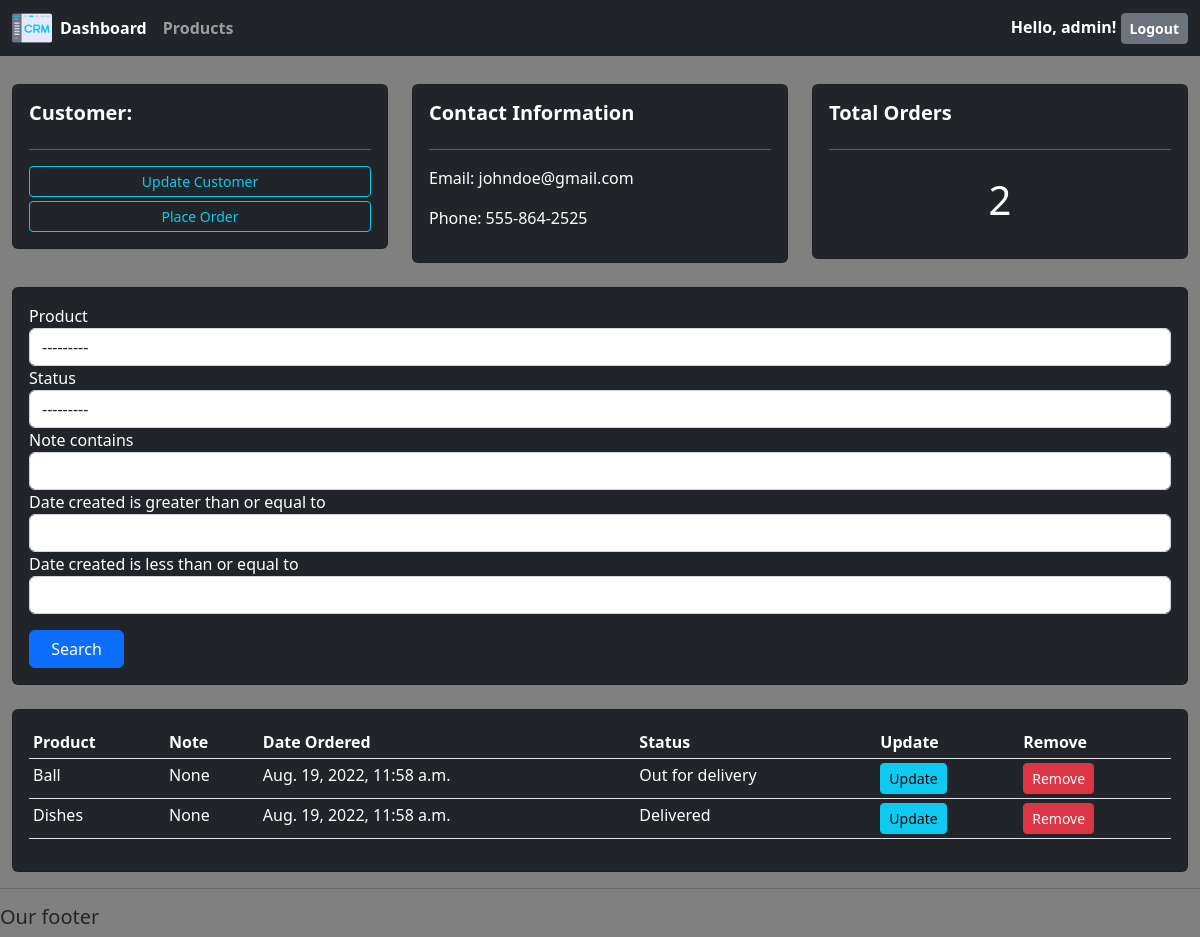
The app's page /customer/1/ (signed in) with its own data.
### accounts/models.py (models this page shows, shortened)
class Customer(models.Model):
    user = models.OneToOneField(User, null=True, blank=True, on_delete=models.CASCADE)
    name = models.CharField(max_length=200, null=True)
    phone = models.CharField(max_length=200, null=True)
    email = models.CharField(max_length=200, null=True)
    profile_pic = models.ImageField(default="profile.jpg", upload_to="profile_pics/", null=True, blank=True)
    date_created = models.DateTimeField(auto_now_add=True, null=True)

class Order(models.Model):
    STATUS = (
        ("Pending", "Pending"),
        ("Out for delivery", "Out for delivery"),
        ("Delivered", "Delivered")
    )
    customer = models.ForeignKey(Customer, on_delete=models.SET_NULL, null=True)
    product = models.ForeignKey(Product, on_delete=models.SET_NULL, null=True)
    date_created = models.DateTimeField(auto_now_add=True, null=True)
    status = models.CharField(max_length=200, null=True, choices=STATUS)
    note = models.CharField(max_length=200, null=True)

class Product(models.Model):
    CATEGORY = (
        ("Indoor", "Indoor"),
        ("Out Door", "Out Door"),
    )
    name = models.CharField(max_length=200, null=True)
    price = models.FloatField(null=True)
    category = models.CharField(max_length=200, null=True, choices=CATEGORY)
    description = models.CharField(max_length=200, null=True, blank=True)
    date_created = models.DateTimeField(auto_now_add=True, null=True)
    tag = models.ManyToManyField(Tag)
    def __str__(self):
        return self.name

### accounts/decorators.py (the view)
        def wrapper_func(request, *args, **kwargs):
            group = None
            if request.user.groups.exists():
                group = request.user.groups.all()[0].name
                print(group)
            if group in allowed_roles:
                print("Working:", allowed_roles)
                return view_func(request, *args, **kwargs)
            else:
                return HttpResponse("<h1>You are not authorized to view this page !!!</h1>")

### accounts/views.py (called while the page is built)
@login_required(login_url="login")
@allowed_users(allowed_roles=["admin"])
def get_customer_data(request, pk):
    customer = get_object_or_404(Customer, id=pk)
    orders = customer.order_set.all()
    order_count = orders.count()
    myfilter = OrderFilter(request.GET, queryset=orders)
    orders = myfilter.qs
    context = {
        "title": "Customer Data",
        "customer": customer,
        'orders': orders,
        "order_count": order_count,
        "myfilter": myfilter
    }
    return render(request, "accounts/customer.html", context)

### accounts/templates/accounts/customer.html
{% extends 'base.html' %}
{% load crispy_forms_tags %}
{% block content %}
<br>
<div class="row">
    <div class="col-md">
        <div class="card card-body bg-dark text-white">
            <h5><b>Customer:</b></h5>
            <hr>
            <a class="btn btn-outline-info  btn-sm btn-block mb-1" href="{% url 'customer' customer.id %}">Update
                Customer</a>
            <a class="btn btn-outline-info  btn-sm btn-block" href="{% url 'create_order' customer.id %}">Place
                Order</a>
        </div>
    </div>
    <div class="col-md">
        <div class="card card-body bg-dark text-white">
            <h5><b>Contact Information</b></h5>
            <hr>
            <p>Email: {{ customer.email }}</p>
            <p>Phone: {{ customer.phone }}</p>
        </div>
    </div>
    <div class="col-md">
        <div class="card card-body bg-dark text-white">
            <h5><b>Total Orders</b></h5>
            <hr>
            <h1 style="text-align: center;padding: 10px">{{ order_count }}</h1>
        </div>
    </div>
</div>
<br>
<div class="row">
    <div class="col">
        <div class="card card-body bg-dark text-white">
            <form method="get">
                {{ myfilter.form|crispy }}
                <button class="btn btn-primary mt-3 col-1" type="submit">Search</button>
            </form>
        </div>
    </div>
</div>
<br>
<div class="row">
    <div class="col-md">
        <div class="card card-body bg-dark">
            <table class="table table-sm text-white">
                <tr>
                    <th>Product</th>
                    <th>Note</th>
                    <th>Date Ordered</th>
                    <th>Status</th>
                    <th>Update</th>
                    <th>Remove</th>
                </tr>
                {% for order in orders %}
                <tr>
                    <td>{{ order.product.name }}</td>
                    <td>{{ order.note }}</td>
                    <td>{{ order.date_created }}</td>
                    <td>{{ order.status }}</td>
                    <td><a class="btn btn-sm btn-info" href="{% url 'customer' customer.id %}">Update</a></td>
                    <td><a class="btn btn-sm btn-danger" href="{% url 'customer' customer.id %}">Remove</a></td>
                </tr>
                {% endfor %}
            </table>
        </div>
    </div>
</div>
{% endblock content %}

### templates/components/_navbar.html (shortened to what this page needs)
{% load static %}
<nav class="navbar navbar-expand-lg navbar-dark bg-dark fixed-top position-sticky">
    <div class="container-fluid">
        <a class="ml-2" href="{% url 'home' %}">
            <img src="{% static 'accounts/img/logo1.png' %}" width="40">
        </a>
        <div class="collapse navbar-collapse" id="navbarNav">
            <ul class="navbar-nav">
                {% if request.user.is_staff %}
                <li class="nav-item">
                    <a class="nav-link active" aria-current="page" href="{% url 'home' %}"><b>Dashboard</b></a>
                </li>
                <li class="nav-item">
                    <a class="nav-link" href="{% url 'products' %}"><b>Products</b></a>
                </li>
                {% else %}
                <li class="nav-item">
                    <a class="nav-link" href="{% url 'account' %}"><b>Profile</b></a>
                </li>
                {% endif %}
            </ul>
        </div>
        <div>
            <span style="color:#fff"><b>Hello, {{ request.user }}!</b></span>
            <span><a class="hello-msg btn btn-sm btn-secondary" href="{% url 'logout' %}"><b>Logout</b></a></span>
        </div>
    </div>
</nav>

### accounts/static/accounts/css/main.css (style rules this page uses)
body { background-color: #ebeff5; }

### records on screen
Customer: email "johndoe@gmail.com", phone "555-864-2525"
Order: product.name "Ball", note "None", date_created "Aug. 19, 2022, 11:58 a.m.", status "Out for delivery"
Order: product.name "Dishes", note "None", date_created "Aug. 19, 2022, 11:58 a.m.", status "Delivered"

### other values on screen
{{ request.user }} "admin"
{{ order_count }} "2"
